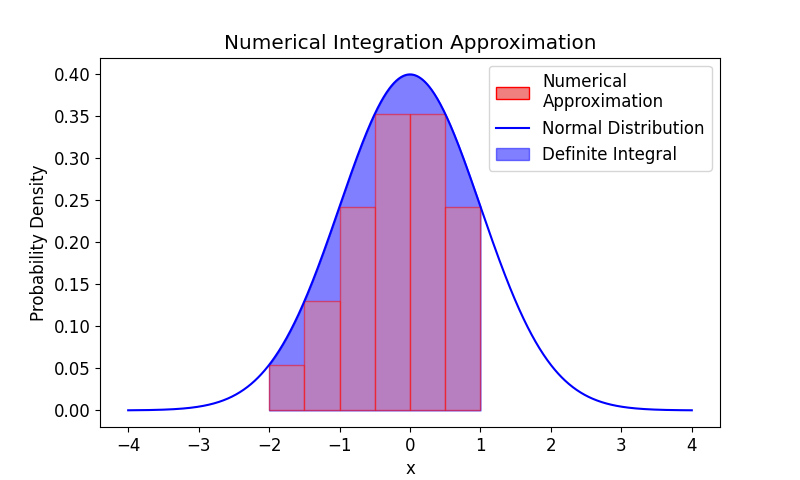

Source code (Python):
import numpy as np
import matplotlib.pyplot as plt
from scipy.stats import norm
import matplotlib.patches as mpatches

plt.figure(figsize=(8, 4.8))

# Define the range and density of the x-axis
x = np.linspace(-4, 4, 1000)

# Normal distribution values
y = norm.pdf(x)

# Area under the curve for a specific range
x_fill = np.linspace(-2, 1, 500)  # Range for filling under the curve
y_fill = norm.pdf(x_fill)

# Create the plot for the normal distribution
plt.plot(x, y, label='Normal Distribution', color='blue')
plt.fill_between(x_fill, y_fill, alpha=0.5, color='blue', label='Definite Integral')

# Numerical Integration using rectangles
num_rectangles = 6
width = (1 - (-2)) / num_rectangles  # Width of each rectangle
x_rectangles = np.linspace(-2, 1, num_rectangles, endpoint=False)  # Left side of each rectangle

# Draw rectangles with red outline and lighter red fill
for i in range(num_rectangles):
    left_height = norm.pdf(x_rectangles[i])
    right_height = norm.pdf(x_rectangles[i] + width)
    rect_height = min(left_height, right_height)
    plt.gca().add_patch(plt.Rectangle((x_rectangles[i], 0), width, rect_height,
                                      edgecolor='red', facecolor='lightcoral', alpha=0.5))

# Create a custom patch for the legend
rect_patch = mpatches.Patch(color='lightcoral', edgecolor='red', label='Numerical Approximation')

# Add labels, title, and legend
plt.xlabel('x')
plt.ylabel('Probability Density')
plt.title('Numerical Integration Approximation')
plt.legend(handles=[rect_patch, plt.Line2D([0], [0], color='blue', label='Normal Distribution'),
                    plt.Rectangle((0, 0), 1, 1, color='blue', label='Definite Integral', alpha=0.5)],
           loc='upper right')

# Save the figure
plt.savefig('ndi-num.png')
plt.show()
